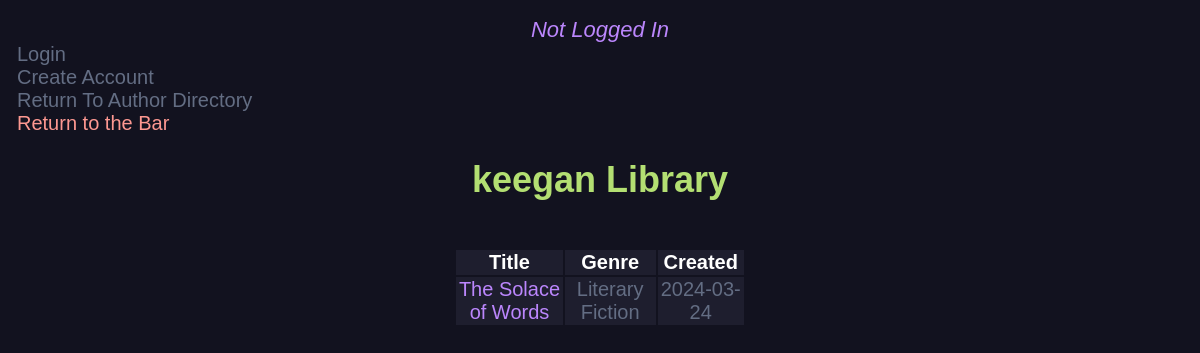
The page /user_dir_stories/1/ on the database its author committed.
### main.py (models this page shows, shortened)
class User(db.Model, UserMixin):
    id = db.Column(db.Integer, primary_key=True)
    username = db.Column(db.String(20), nullable=False, unique=True)
    password = db.Column(db.String(80), nullable=False)
    stories = db.relationship('NewStory', backref='author', lazy=True, foreign_keys=[NewStory.author_id])

class NewStory(db.Model):
    id = db.Column(db.Integer, primary_key=True)
    title = db.Column(db.String(200), nullable=False)
    genre = db.Column(db.String(200), nullable=True)
    content = db.Column(db.Text, nullable=False)
    date_created = db.Column(db.DateTime, default=datetime.utcnow)
    author_id = db.Column(db.Integer, db.ForeignKey('user.id'), nullable=False)
    current_version_id = db.Column(db.Integer, db.ForeignKey('new_version.id'), nullable=True)
    __table_args__ = (
        ForeignKeyConstraint(['author_id'], ['user.id'], name='fk_new_story_author_id'),
        ForeignKeyConstraint(['current_version_id'], ['new_version.id'], name='fk_new_story_current_version_id')
    )
    current_version = db.relationship('NewVersion', foreign_keys=[current_version_id], post_update=True)
    versions = db.relationship('NewVersion', backref='story', lazy=True, cascade='all, delete-orphan', foreign_keys='NewVersion.story_id')

### main.py (the view)
@app.route('/user_dir_stories/<int:user_id>/', methods=['GET'])
def user_dir_stories(user_id):
    user = User.query.get_or_404(user_id)
    stories = NewStory.query.filter_by(author_id=user_id).all()
    return  render_template('user_dir_stories.html', user=user, stories=stories)

### templates/user_dir_stories.html (shortened to what this page needs)
<!DOCTYPE html>
 <link rel="stylesheet" href="{{ url_for('static', filename='css/user_dir.css') }}">
{% block body %}
{% if current_user.is_authenticated %}
	<a href="/logout/" class="button">Logout</a><br>
	<a href="/user_dir/" class="button">Return To Author Directory</a><br>
	<a href="/" class="return-to-bar">Return to the Bar</a>
{% else %}
	<div style= "text-align: center;">
			<em style = "color: #BB86FC; font-size: 22px; font-family: sans-serif" >Not Logged In</em>
		</div>
		<a href="/login/" class="button">Login</a><br>
		<a href="/register/" class="button">Create Account</a><br>
		<a href="/user_dir/" class="button">Return To Author Directory</a><br>
		<a href="/" class="return-to-bar">Return to the Bar</a>
{% endif %}
<div class="content">
	<h1 style="text-align: center;">{{ user.username }} Library</h1><br>
	<table class="center-table">
		<th>Title</th>
		<th>Genre</th>
		<th>Created</th>
		{% for story in stories %}
		<tr>
			<td><a href="{{ url_for('view_story', id=story.id) }}" class="story-link">{{ story.title }}</a></td>
			<td>{{ story.genre }}</td>
			<td>{{ story.date_created.date() }}</td>
		{% endfor %}
		</tr>
	</table>
</div>
{% endblock %}

### static/css/user_dir.css (style rules this page uses)
h1 { font-size: 36px; color: #B3DF72; text-align: center; font-family: sans-serif; }
a { color: #636d83; font-size: 20px; font-family: sans-serif; text-decoration: none; }
.center-table { margin-left: auto; margin-right: auto; width: 25%; }
td { background-color: #1e1e2e; color: #636d83; font-family: sans-serif; font-size: 20px; text-align: center; padding: 10; }
th { background-color: #1e1e2e; color: white; font-family: sans-serif; font-size: 20px; text-align: center; padding: 10; }
.story-link { color: #BB86FC; }
.return-to-bar { color: #FD9891; }

### rows shown on the page
User: username "keegan"
NewStory: title "The Solace of Words", genre "Literary Fiction", date_created "2024-03-24"
